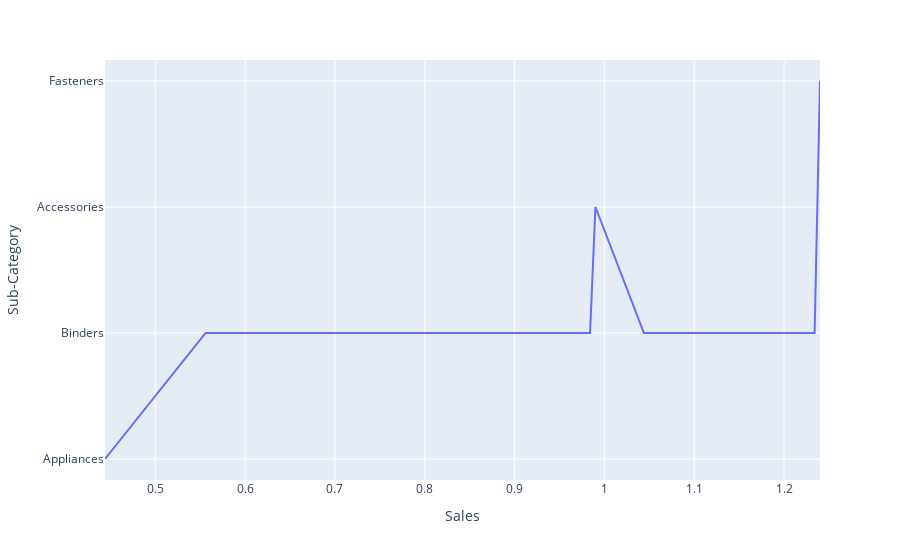

Notebook source saved alongside this figure:
### Code cell
fig=px.line(csv.head(20),x='Sales',y='Sub-Category')
fig.show()

### Figure 1 — Plotly figure (JSON) as saved in the notebook; plotly's stock layout.template omitted (floating-point values rounded to 4 significant figures)
{"data": [{"hovertemplate": "Sales=%{x}<br>Sub-Category=%{y}<extra></extra>", "legendgroup": "", "line": {"color": "#636efa", "dash": "solid"}, "marker": {"symbol": "circle"}, "mode": "lines", "name": "", "orientation": "h", "showlegend": false, "type": "scatter", "x": [0.444, 0.556, 0.836, 0.852, 0.876, 0.898, 0.984, 0.99, 1.044, 1.08, 1.08, 1.08, 1.112, 1.167, 1.188, 1.188, 1.188, 1.192, 1.234, 1.24], "xaxis": "x", "y": ["Appliances", "Binders", "Binders", "Binders", "Binders", "Binders", "Binders", "Accessories", "Binders", "Binders", "Binders", "Binders", "Binders", "Binders", "Binders", "Binders", "Binders", "Binders", "Binders", "Fasteners"], "yaxis": "y"}], "layout": {"autosize": true, "legend": {"tracegroupgap": 0}, "margin": {"t": 60}, "xaxis": {"anchor": "y", "autorange": true, "domain": [0, 1], "range": [0.444, 1.24], "title": {"text": "Sales"}, "type": "linear"}, "yaxis": {"anchor": "x", "autorange": true, "domain": [0, 1], "range": [-0.1667, 3.167], "title": {"text": "Sub-Category"}, "type": "category"}}}
